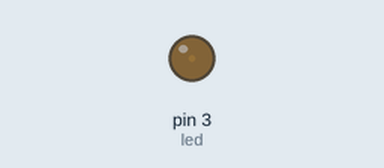
Recording of a sketch running on a simulated Arduino Uno, built with avr-gcc and run on an emulated ATmega328P. Shown: output pins drawn as LEDs (lit = HIGH).

Above: at 0.05 s.
At 1.15 s:
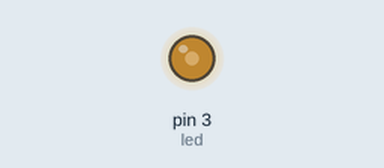
At 2.3 s:
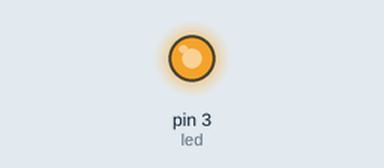
At 4.55 s:
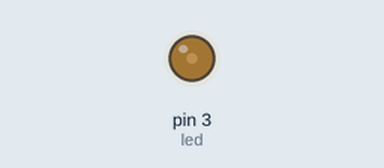
Timing chart, 0 to 6.6 s (numbered marks = the images above):
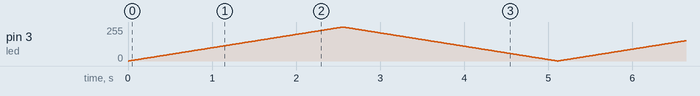

The sketch:

code-1-9.ino
```cpp
#define led 3

void setup()
{
   pinMode(led, OUTPUT);
}

void loop()
{
  int x = 1;
  for (int i = 0; i <= 255; i=i+x)
  {
     analogWrite(led,i);
     if (i == 255) x = -1;
     if (i == 0) x = 1;
     delay(10);
  }
}
```
